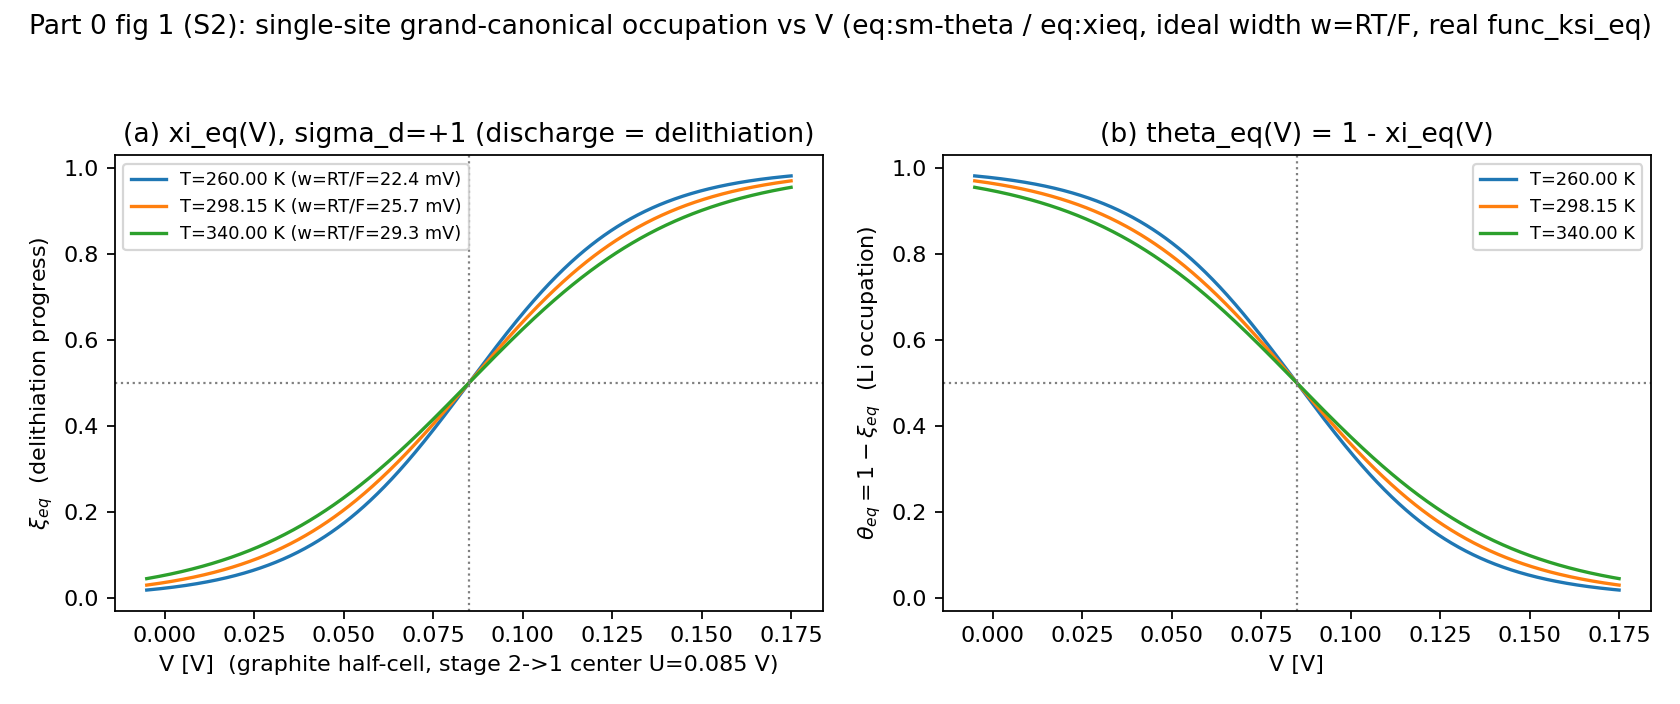

Write the Python code that produced this figure.
# -*- coding: utf-8 -*-
"""V1013 P2.1 Part 0 figure (S2) -- single-site/lattice occupation logistic vs V.

Purpose: visualize eq:sm-theta / eq:xieq -- the equilibrium occupation theta(V)
and its complement (delithiation progress) xi(V) = 1 - theta(V), evaluated at
three temperatures, to show the RT/F width scaling explicitly (no shape
change, only width change with T).

This script imports the ACTUAL codebase functions (func_ksi_eq, func_w) from
Anode_Fit_v1.0.13.py -- values are real formula evaluations, not fabricated.
Reference transition: GRAPHITE_STAGING_LIT[3] (stage 2->1, U=0.085 V, the
LiC6 two-phase transition) is used only for its center U -- the width plotted
here is the IDEAL w = RT/F (n=1), which is what Part 0 Step 1/4 derives
(the two-phase width status itself is Part I's sec:width discussion, not
reproduced here).
"""
import importlib.util
import numpy as np
import matplotlib
matplotlib.use("Agg")
import matplotlib.pyplot as plt

CODE = r"D:\Projects\Project_Anode_Fit\Claude\docs\v1.0.13\Anode_Fit_v1.0.13.py"
OUT = r"D:\Projects\Project_Anode_Fit\Claude\results\process\V1013_P21_fig_S2_theta_xi_V.png"

spec = importlib.util.spec_from_file_location("anodefit_v1013", CODE)
m = importlib.util.module_from_spec(spec)
spec.loader.exec_module(m)

R, F = m.R, m.F
U_center = m.GRAPHITE_STAGING_LIT[3]['U']  # 0.085 V, stage 2->1 (LiC6), real table value
n_j = 1.0  # ideal width multiplicity (Part 0 scope: Omega=0 limit)

V = np.linspace(U_center - 0.09, U_center + 0.09, 800)
temps = [260.0, 298.15, 340.0]
sigma_d = +1  # discharge convention (main text default), delithiation = +1

fig, axes = plt.subplots(1, 2, figsize=(10.5, 4.4))

for T in temps:
    w = float(m.func_w(T, n_j))
    xi_eq = np.asarray(m.func_ksi_eq(T, V, U_center, n_j, sigma_d), dtype=float)
    theta_eq = 1.0 - xi_eq
    axes[0].plot(V, xi_eq, label=f"T={T:.2f} K (w=RT/F={w*1000:.1f} mV)")
    axes[1].plot(V, theta_eq, label=f"T={T:.2f} K")

# self-check printed to stdout: center value must be exactly 0.5 at V=U_center
for T in temps:
    w = float(m.func_w(T, n_j))
    xi_at_center = float(m.func_ksi_eq(T, np.array([U_center]), U_center, n_j, sigma_d)[0])
    assert abs(xi_at_center - 0.5) < 1e-12, "center occupation must be exactly 1/2"
    print(f"T={T:.2f} K: w=RT/F={w:.6f} V, xi_eq(V=U)={xi_at_center:.6f} (expect 0.5)")

axes[0].axvline(U_center, color="gray", ls=":", lw=1)
axes[0].axhline(0.5, color="gray", ls=":", lw=1)
axes[0].set_xlabel("V [V]  (graphite half-cell, stage 2->1 center U=0.085 V)")
axes[0].set_ylabel(r"$\xi_{eq}$  (delithiation progress)")
axes[0].set_title("(a) xi_eq(V), sigma_d=+1 (discharge = delithiation)")
axes[0].legend(fontsize=8, loc="upper left")

axes[1].axvline(U_center, color="gray", ls=":", lw=1)
axes[1].axhline(0.5, color="gray", ls=":", lw=1)
axes[1].set_xlabel("V [V]")
axes[1].set_ylabel(r"$\theta_{eq}=1-\xi_{eq}$  (Li occupation)")
axes[1].set_title("(b) theta_eq(V) = 1 - xi_eq(V)")
axes[1].legend(fontsize=8, loc="upper right")

fig.suptitle("Part 0 fig 1 (S2): single-site grand-canonical occupation vs V"
             " (eq:sm-theta / eq:xieq, ideal width w=RT/F, real func_ksi_eq)")
fig.tight_layout(rect=[0, 0, 1, 0.94])
fig.savefig(OUT, dpi=160)
print(f"saved: {OUT}")
